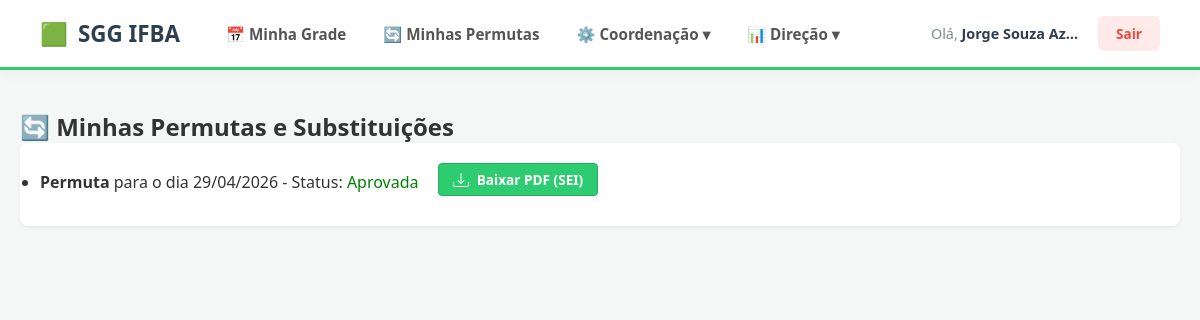
Screenshot of /minhas-solicitacoes/ (signed in) with the database file from the repository.
### gestao/models.py (models this page shows, shortened)
class Professor(models.Model):
    usuario = models.OneToOneField(User, on_delete=models.CASCADE, null=True, blank=True, related_name='professor')
    nome_completo = models.CharField(max_length=150)
    matricula = models.CharField(max_length=20, unique=True, null=True, blank=True)
    is_coordenador = models.BooleanField(default=False)
    is_diretor = models.BooleanField(default=False) # Adicione esta linha

class Solicitacao(models.Model):
    TIPO_CHOICES = [('P', 'Permuta'),
                    ('S', 'Substituição Direta'),
                    ('L', 'Liberação'),
                    ('A', 'Assumir')]
    STATUS_CHOICES = [('P', 'Pendente'),
                      ('A', 'Aprovada'),
                      ('R', 'Rejeitada')]
    CARATER_CHOICES = [('T', 'Temporário (Apenas nesta data)'),
                       ('D', 'Definitivo (Restante do período)')]
    carater = models.CharField(max_length=1, choices=CARATER_CHOICES, default='T')
    tipo = models.CharField(max_length=1, choices=TIPO_CHOICES)
    status = models.CharField(max_length=1, choices=STATUS_CHOICES, default='P')
    solicitante = models.ForeignKey(Professor, on_delete=models.CASCADE)
    data_criacao = models.DateTimeField(auto_now_add=True)
    data_aplicacao = models.DateField(help_text="Data específica em que a troca ocorrerá")
    aula_origem = models.ForeignKey(GradeHoraria, related_name='solicitacoes_origem', on_delete=models.CASCADE)
    aula_destino = models.ForeignKey(GradeHoraria, related_name='solicitacoes_destino', null=True, blank=True, on_delete=models.CASCADE)
    professor_substituto = models.ForeignKey(Professor, related_name='substituicoes', null=True, blank=True, on_delete=models.CASCADE)
    disciplina_substituta = models.ForeignKey(Disciplina, related_name='substituicoes_disciplina', null=True, blank=True, on_delete=models.CASCADE)

### gestao/views.py (the view)
# urls.py: path('minhas-solicitacoes/', views.minhas_solicitacoes, name='minhas_solicitacoes'),
@login_required
def minhas_solicitacoes(request):
    if hasattr(request.user, 'professor'):
        solicitacoes = Solicitacao.objects.filter(solicitante=request.user.professor).order_by('-data_criacao')
    else:
        solicitacoes = []
    return render(request, 'gestao/minhas_solicitacoes.html', {'solicitacoes': solicitacoes})

### gestao/templates/gestao/minhas_solicitacoes.html (shortened to what this page needs)
{% extends 'gestao/base.html' %}
{% block content %}
<h2>🔄 Minhas Permutas e Substituições</h2>
<div style="background: white; padding: 20px; border-radius: 8px; box-shadow: 0 2px 4px rgba(0,0,0,0.05);">
    <ul>
        {% for sol in solicitacoes %}
            <li style="margin-bottom: 10px;">
                <strong>{{ sol.get_tipo_display }}</strong> para o dia {{ sol.data_aplicacao|date:"d/m/Y" }}
                - Status:
                <span style="color: {% if sol.status == 'A' %}green{% elif sol.status == 'R' %}red{% else %}orange{% endif %};">
                    {{ sol.get_status_display }}
                </span>
               {% if sol.status == 'A' %}
                    <a href="{% url 'gerar_pdf_sei' sol.id %}" style="margin-left: 15px; background-color: #2ecc71; color: white; padding: 6px 14px; border-radius: 4px; text-decoration: none; font-size: 0.85em; font-weight: bold; display: inline-flex; align-items: center; gap: 8px; transition: background 0.2s; border: 1px solid #27ae60;">
                        Baixar PDF (SEI)
                    </a>
                {% endif %}
            </li>
        {% empty %}
            <p>Você ainda não fez nenhuma solicitação.</p>
        {% endfor %}
    </ul>
</div>
{% endblock %}

### gestao/templates/gestao/base.html (shortened to what this page needs)
<!DOCTYPE html>
<html lang="pt-br">
<head>
</head>
<body>
    <nav class="navbar">
        <a href="{% url 'pagina_inicial' %}" class="navbar-brand">
            🟩 <span>SGG IFBA</span>
        </a>
        {% if user.is_authenticated %}
        <ul class="nav-menu">
            <li class="nav-item">
                <a href="{% url 'exibir_grade' %}" class="nav-link">📅 Minha Grade</a>
            </li>
            <li class="nav-item">
                <a href="{% url 'minhas_solicitacoes' %}" class="nav-link">🔄 Minhas Permutas</a>
            </li>
            {% if user.professor and user.professor.is_coordenador %}
            <li class="nav-item dropdown">
                <a href="#" class="nav-link">⚙️ Coordenação ▾</a>
            </li>
            {% endif %}
            {% if user.professor and user.professor.is_diretor %}
            <li class="nav-item dropdown">
                <a href="#" class="nav-link">📊 Direção ▾</a>
            </li>
            {% endif %}
        </ul>
        <div class="user-area">
            <span class="user-greeting">Olá, <strong>{{ user.professor.nome_completo|default:user.username|truncatechars:15 }}</strong></span>
            <form method="POST" action="{% url 'logout' %}" style="margin: 0; display: inline;">
                <button type="submit" class="btn-logout" style="border: none; cursor: pointer; font-family: inherit;">Sair</button>
            </form>
        </div>
        {% endif %}
    </nav>
    <div class="main-container">
        {% block content %}
        {% endblock %}
    </div>
</body>
</html>

### gestao/templates/gestao/base.html (style rules this page uses)
* { margin: 0; padding: 0; box-sizing: border-box; font-family: 'Segoe UI', Roboto, Helvetica, Arial, sans-serif; }
body { background-color: #f4f7f6; color: #333; }
.navbar { background-color: #ffffff; box-shadow: 0 2px 15px rgba(0,0,0,0.05); display: flex; justify-content: space-between; align-items: center; padding: 0 40px; height: 70px; position: sticky; top: 0; z-index: 1000; border-bottom: 3px solid #2ecc71; }
.navbar-brand { font-size: 1.4rem; font-weight: 800; color: #2ecc71; text-decoration: none; display: flex; align-items: center; gap: 10px; }
.navbar-brand span { color: #2c3e50; font-weight: 600; }
.nav-menu { display: flex; list-style: none; height: 100%; align-items: center; gap: 5px; margin-left: 30px; }
.nav-item { height: 100%; display: flex; align-items: center; position: relative; }
.nav-link { text-decoration: none; color: #555; font-weight: 600; padding: 10px 16px; border-radius: 6px; transition: all 0.2s ease; display: flex; align-items: center; gap: 8px; font-size: 0.95rem; }
.user-area { display: flex; align-items: center; gap: 20px; margin-left: auto; }
.user-greeting { font-size: 0.9rem; color: #7f8c8d; font-weight: 500; }
.user-greeting strong { color: #2c3e50; }
.btn-logout { background-color: #ffeaea; color: #e74c3c; padding: 8px 18px; border-radius: 6px; text-decoration: none; font-weight: 700; font-size: 0.85rem; transition: 0.2s; }
.main-container { max-width: 1200px; margin: 40px auto; padding: 0 20px; }

### rows the page displays
Solicitacao: tipo "Permuta", data_aplicacao "29/04/2026", status "Aprovada", shows "Baixar PDF (SEI)"

### other values shown
{{ user.professor.nome_completo|default:user.username|truncatechars:15 }} "Jorge Souza Az…"
